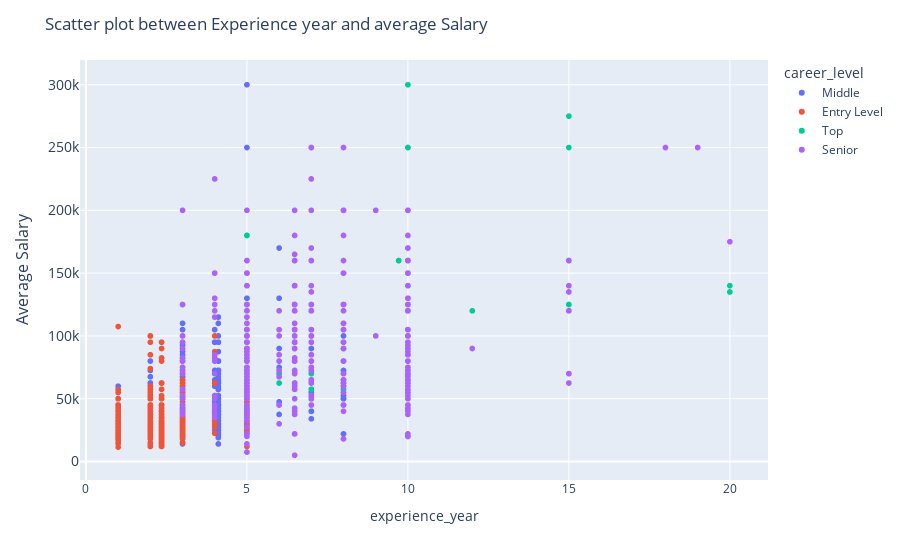

Notebook cell for this chart:
### Code cell
#Plot again
fig = px.scatter(jobs_df[['experience_year','average_salary','career_level']].dropna(), x="experience_year", y="average_salary",color = 'career_level')
fig.update_layout(
    title_text='Scatter plot between Experience year and average Salary', 

    yaxis=dict(
        title='Average Salary',
        titlefont_size=16,
        tickfont_size=14,))
fig.show()

### Figure 1 — Plotly figure (JSON) as saved in the notebook; plotly's stock layout.template omitted (floating-point values rounded to 4 significant figures; data arrays with more than 128 entries replaced by an {"elided": "..."} marker saying what was removed)
{"data": [{"hovertemplate": "career_level=Middle<br>experience_year=%{x}<br>average_salary=%{y}<extra></extra>", "legendgroup": "Middle", "marker": {"color": "#636efa", "symbol": "circle"}, "mode": "markers", "name": "Middle", "showlegend": true, "type": "scattergl", "x": {"elided": "652 float values"}, "xaxis": "x", "y": {"elided": "652 int values"}, "yaxis": "y"}, {"hovertemplate": "career_level=Entry Level<br>experience_year=%{x}<br>average_salary=%{y}<extra></extra>", "legendgroup": "Entry Level", "marker": {"color": "#EF553B", "symbol": "circle"}, "mode": "markers", "name": "Entry Level", "showlegend": true, "type": "scattergl", "x": {"elided": "606 float values"}, "xaxis": "x", "y": {"elided": "606 int values"}, "yaxis": "y"}, {"hovertemplate": "career_level=Top<br>experience_year=%{x}<br>average_salary=%{y}<extra></extra>", "legendgroup": "Top", "marker": {"color": "#00cc96", "symbol": "circle"}, "mode": "markers", "name": "Top", "showlegend": true, "type": "scattergl", "x": [7, 10, 3, 9.713, 15, 6, 10, 10, 9.713, 15, 15, 10, 9.713, 15, 5, 10, 10, 8, 8, 10, 10, 10, 6, 8, 5, 8, 10, 5, 15, 10, 15, 10, 10, 20, 3, 10, 10, 10, 5, 10, 5, 8, 15, 10, 5, 10, 7, 7, 7, 12, 10, 8, 20, 5, 3, 10, 6], "xaxis": "x", "y": [105000, 72500, 72500, 160000, 160000, 62500, 120000, 105000, 160000, 160000, 125000, 120000, 160000, 160000, 62500, 160000, 160000, 80000, 95000, 125000, 120000, 120000, 80000, 80000, 45000, 95000, 140000, 95000, 125000, 150000, 250000, 150000, 90000, 140000, 57500, 100000, 125000, 250000, 60000, 125000, 180000, 90000, 275000, 150000, 180000, 200000, 250000, 57500, 70000, 120000, 300000, 57500, 135000, 100000, 45000, 130000, 70000], "yaxis": "y"}, {"hovertemplate": "career_level=Senior<br>experience_year=%{x}<br>average_salary=%{y}<extra></extra>", "legendgroup": "Senior", "marker": {"color": "#ab63fa", "symbol": "circle"}, "mode": "markers", "name": "Senior", "showlegend": true, "type": "scattergl", "x": {"elided": "529 float values"}, "xaxis": "x", "y": {"elided": "529 int values"}, "yaxis": "y"}], "layout": {"legend": {"title": {"text": "career_level"}, "tracegroupgap": 0}, "margin": {"t": 60}, "title": {"text": "Scatter plot between Experience year and average Salary"}, "xaxis": {"anchor": "y", "domain": [0, 1], "title": {"text": "experience_year"}}, "yaxis": {"anchor": "x", "domain": [0, 1], "tickfont": {"size": 14}, "title": {"font": {"size": 16}, "text": "Average Salary"}}}}
